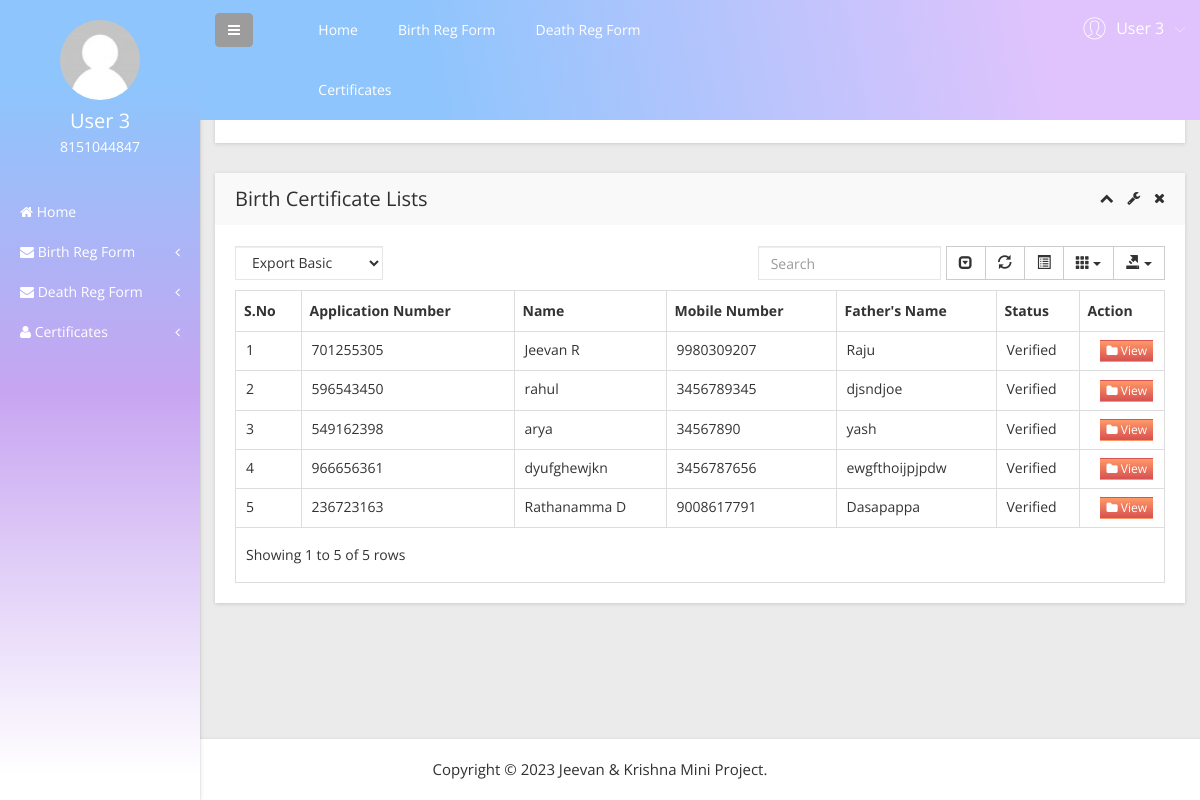
The app's page /user/certificates-list.php (signed in) with its own data.
### tables this page shows
CREATE TABLE `tbluser` (
  `ID` int(10) NOT NULL,
  `FirstName` varchar(200) DEFAULT NULL,
  `LastName` varchar(200) DEFAULT NULL,
  `MobileNumber` bigint(10) DEFAULT NULL,
  `Address` mediumtext DEFAULT NULL,
  `Password` varchar(200) NOT NULL,
  `RegDate` timestamp NULL DEFAULT current_timestamp()
);

CREATE TABLE `tblapplication` (
  `ID` int(10) NOT NULL,
  `UserID` int(5) NOT NULL,
  `ApplicationID` varchar(200) DEFAULT NULL,
  `DateofBirth` varchar(200) DEFAULT NULL,
  `Gender` varchar(50) DEFAULT NULL,
  `FullName` varchar(200) DEFAULT NULL,
  `PlaceofBirth` varchar(200) DEFAULT NULL,
  `NameofFather` varchar(200) DEFAULT NULL,
  `PermanentAdd` mediumtext DEFAULT NULL,
  `PostalAdd` mediumtext DEFAULT NULL,
  `MobileNumber` bigint(10) DEFAULT NULL,
  `Email` varchar(200) DEFAULT NULL,
  `Dateofapply` timestamp NULL DEFAULT current_timestamp(),
  `Remark` varchar(200) DEFAULT NULL,
  `Status` varchar(50) DEFAULT NULL,
  `UpdationDate` timestamp NULL DEFAULT NULL ON UPDATE current_timestamp()
);

### user/certificates-list.php (the view, shortened to what this page needs)
<?php
include('includes/dbconnection.php');
if (strlen($_SESSION['OBCMSuid']==0)) {
  header('location:logout.php');
  } else{
  ?>
<!doctype html>
<html class="no-js" lang="en">
<head>
    <link rel="stylesheet" href="css/bootstrap.min.css">
    <link rel="stylesheet" href="css/font-awesome.min.css">
    <link rel="stylesheet" href="css/adminpro-custon-icon.css">
    <link rel="stylesheet" href="css/meanmenu.min.css">
    <link rel="stylesheet" href="css/jquery.mCustomScrollbar.min.css">
    <link rel="stylesheet" href="css/animate.css">
    <link rel="stylesheet" href="css/data-table/bootstrap-table.css">
    <link rel="stylesheet" href="css/data-table/bootstrap-editable.css">
    <link rel="stylesheet" href="css/normalize.css">
    <link rel="stylesheet" href="css/c3.min.css">
    <link rel="stylesheet" href="style.css">
    <link rel="stylesheet" href="css/responsive.css">
</head>
<body class="materialdesign">
    <div class="wrapper-pro">
      <?php include_once('includes/sidebar.php');?>
        <?php include_once('includes/header.php');?>
            <div class="breadcome-area mg-b-30 small-dn">
                <div class="container-fluid">
                    <div class="row">
                        <div class="col-lg-12">
                            <div class="breadcome-list shadow-reset">
                                <div class="row">
                                    <div class="col-lg-12">
                                        <ul class="breadcome-menu">
                                            <li><a href="dashboard.php">Home</a> <span class="bread-slash">/</span>
                                            </li>
                                            <li><span class="bread-blod">Birth Certificates</span>
                                            </li>
                                        </ul>
                                    </div>
                                </div>
                            </div>
                        </div>
                    </div>
                </div>
            </div>
            <div class="data-table-area mg-b-15">
                <div class="container-fluid">
                    <div class="row">
                        <div class="col-lg-12">
                            <div class="sparkline13-list shadow-reset">
                                <div class="sparkline13-hd">
                                    <div class="main-sparkline13-hd">
                                        <h1>Birth Certificate Lists</h1>
                                        <div class="sparkline13-outline-icon">
                                            <span class="sparkline13-collapse-link"><i class="fa fa-chevron-up"></i></span>
                                            <span><i class="fa fa-wrench"></i></span>
                                            <span class="sparkline13-collapse-close"><i class="fa fa-times"></i></span>
                                        </div>
                                    </div>
                                </div>
                                <div class="sparkline13-graph">
                                    <div class="datatable-dashv1-list custom-datatable-overright">
                                        <div id="toolbar">
                                            <select class="form-control">
                                                <option value="">Export Basic</option>
                                            </select>
                                        </div>
                                        <table id="table" data-toggle="table" data-pagination="true" data-search="true" data-show-columns="true" data-show-pagination-switch="true" data-show-refresh="true" data-key-events="true" data-show-toggle="true" data-resizable="true" data-cookie="true" data-cookie-id-table="saveId" data-show-export="true" data-click-to-select="true" data-toolbar="#toolbar">
                                            <thead>
                                                <tr>
                                                    <th>S.No</th>
                                                    <th>Application Number</th>
                                                    <th>Name</th>
                                                    <th >Mobile Number</th>
                                                    <th>Father's Name</th>
                                                    <th>Status</th>
                                                    <th data-field="action">Action</th>
                                                </tr>
                                            </thead>
                                            <tbody>
                                              <?php
                                            $uid= $_SESSION['OBCMSuid'];
$sql="SELECT * from tblapplication where UserID=:uid and Status='Verified'";
$query = $dbh -> prepare($sql);
$query-> bindParam(':uid', $uid, PDO::PARAM_STR);
$query->execute();
$results=$query->fetchAll(PDO::FETCH_OBJ);
$cnt=1;
if($query->rowCount() > 0)
{
foreach($results as $row)
{               ?>
                                                <tr>
                                                    <td><?php echo htmlentities($cnt);?></td>
                                                    <td><?php  echo htmlentities($row->ApplicationID);?></td>
                                                    <td><?php  echo htmlentities($row->FullName);?></td>
                                                   <td><?php  echo htmlentities($row->MobileNumber);?></td>
                                                    <td><?php  echo htmlentities($row->NameofFather);?></td>
                                                  <?php if($row->Status==""){ ?>
                     <td><?php echo "Still Pending"; ?></td>
<?php } else { ?>                  <td><?php  echo htmlentities($row->Status);?>
                  </td>
                  <?php } ?>
                                                    <td class="datatable-ct"><a href="certificates.php?viewid=<?php echo htmlentities ($row->ID);?>"><button class="btn btn-white btn-action btn-xs"><i class="fa fa-folder"></i> View</button></a>
                                                    </td>
                                                </tr>
                                             <?php $cnt=$cnt+1;}} ?>
                                            </tbody>
                                        </table>
                                    </div>
                                </div>
                            </div>
                        </div>
                    </div>
                </div>
            </div>
        </div>
    </div>
  <?php include_once('includes/footer.php');?>
</body>
</html><?php }  ?>

### user/includes/sidebar.php (shortened to what this page needs)
        <?php
include('includes/dbconnection.php');
if (strlen($_SESSION['OBCMSuid']==0)) {
  header('location:logout.php');
  } else{
  ?>
  <div class="left-sidebar-pro">
            <nav id="sidebar">
                <div class="sidebar-header">
                     <?php
$uid=$_SESSION['OBCMSuid'];
$sql="SELECT FirstName,LastName,MobileNumber from  tbluser where ID=:uid";
$query = $dbh -> prepare($sql);
$query->bindParam(':uid',$uid,PDO::PARAM_STR);
$query->execute();
$results=$query->fetchAll(PDO::FETCH_OBJ);
$cnt=1;
if($query->rowCount() > 0)
{
foreach($results as $row)
{               ?>
                    <a href="#"><img src="img/message/avatar.jpg" alt="" />
                    </a>
                    <h3><?php  echo $row->FirstName;?>  <?php  echo $row->LastName;?></h3>
                    <p><?php  echo $row->MobileNumber;?></p><?php $cnt=$cnt+1;}} ?>
                </div>
                <div class="left-custom-menu-adp-wrap">
                    <ul class="nav navbar-nav left-sidebar-menu-pro">
                        <li class="nav-item">
                            <a href="dashboard.php" role="button" aria-expanded="false"><i class="fa big-icon fa-home"></i> <span class="mini-dn">Home</span> </a>
                        </li>
                        <li class="nav-item"><a href="#" data-toggle="dropdown" role="button" aria-expanded="false" class="nav-link dropdown-toggle"><i class="fa big-icon fa-envelope"></i> <span class="mini-dn">Birth Reg Form</span> <span class="indicator-right-menu mini-dn"><i class="fa indicator-mn fa-angle-left"></i></span></a>
                        </li>
                        <li class="nav-item"><a href="#" data-toggle="dropdown" role="button" aria-expanded="false" class="nav-link dropdown-toggle"><i class="fa big-icon fa-envelope"></i> <span class="mini-dn">Death Reg Form</span> <span class="indicator-right-menu mini-dn"><i class="fa indicator-mn fa-angle-left"></i></span></a>
                        </li>
                        <li class="nav-item"><a href="#" data-toggle="dropdown" role="button" aria-expanded="false" class="nav-link dropdown-toggle"><i class="fa big-icon fa-user"></i> <span class="mini-dn">Certificates</span> <span class="indicator-right-menu mini-dn"><i class="fa indicator-mn fa-angle-left"></i></span></a>
                        </li>
                    </ul>
                </div>
            </nav>
        </div><?php }  ?>

### user/includes/header.php (shortened to what this page needs)
       <?php
include('includes/dbconnection.php');
if (strlen($_SESSION['OBCMSuid']==0)) {
  header('location:logout.php');
  } else{
  ?>
 <div class="content-inner-all">
            <div class="header-top-area">
                <div class="fixed-header-top">
                    <div class="container-fluid">
                        <div class="row">
                            <div class="col-lg-1 col-md-6 col-sm-6 col-xs-12">
                                <button type="button" id="sidebarCollapse" class="btn bar-button-pro header-drl-controller-btn btn-info navbar-btn">
                                    <i class="fa fa-bars"></i>
                                </button>
                            </div>
                            <div class="col-lg-6 col-md-1 col-sm-1 col-xs-12">
                                <div class="header-top-menu tabl-d-n">
                                    <ul class="nav navbar-nav mai-top-nav">
                                        <li class="nav-item"><a href="dashboard.php" class="nav-link">Home</a>
                                        </li>
                                        <li class="nav-item"><a href="#" data-toggle="dropdown" role="button" aria-expanded="false" class="nav-link dropdown-toggle"> <span class="mini-dn">Birth Reg Form</span> <span class="indicator-right-menu mini-dn"></span></a>
                                        </li>
                                        <li class="nav-item"><a href="#" data-toggle="dropdown" role="button" aria-expanded="false" class="nav-link dropdown-toggle"> <span class="mini-dn">Death Reg Form</span> <span class="indicator-right-menu mini-dn"></span></a>
                                        </li>
                                        <li class="nav-item"><a href="#" data-toggle="dropdown" role="button" aria-expanded="false" class="nav-link dropdown-toggle"> <span class="mini-dn">Certificates</span> <span class="indicator-right-menu mini-dn"></span></a>
                                        </li>
                                    </ul>
                                </div>
                            </div>
                            <div class="col-lg-5 col-md-5 col-sm-6 col-xs-12">
                                <div class="header-right-info">
                                    <ul class="nav navbar-nav mai-top-nav header-right-menu">
                                <?php
$uid=$_SESSION['OBCMSuid'];
$sql="SELECT FirstName,LastName,MobileNumber from  tbluser where ID=:uid";
$query = $dbh -> prepare($sql);
$query->bindParam(':uid',$uid,PDO::PARAM_STR);
$query->execute();
$results=$query->fetchAll(PDO::FETCH_OBJ);
$cnt=1;
if($query->rowCount() > 0)
{
foreach($results as $row)
{               ?>
                                        <li class="nav-item">
                                            <a href="#" data-toggle="dropdown" role="button" aria-expanded="false" class="nav-link dropdown-toggle">
                                                <span class="adminpro-icon adminpro-user-rounded header-riht-inf"></span>
                                                <span class="admin-name"><?php  echo $row->FirstName;?>  <?php  echo $row->LastName;?> </span>
                                                <span class="author-project-icon adminpro-icon adminpro-down-arrow"></span><?php $cnt=$cnt+1;}} ?>
                                            </a>
                                        </li>
                                    </ul>
                                </div>
                            </div>
                        </div>
                    </div>
                </div>
            </div><?php }  ?>

### records on screen
tbluser: FirstName "User", LastName "3", MobileNumber "8151044847"
tblapplication: ApplicationID "701255305", FullName "Jeevan R", MobileNumber "9980309207", NameofFather "Raju", Status "Verified"
tblapplication: ApplicationID "596543450", FullName "rahul", MobileNumber "3456789345", NameofFather "djsndjoe", Status "Verified"
tblapplication: ApplicationID "549162398", FullName "arya", MobileNumber "34567890", NameofFather "yash", Status "Verified"
tblapplication: ApplicationID "966656361", FullName "dyufghewjkn", MobileNumber "3456787656", NameofFather "ewgfthoijpjpdw", Status "Verified"
tblapplication: ApplicationID "236723163", FullName "Rathanamma D", MobileNumber "9008617791", NameofFather "Dasapappa", Status "Verified"
